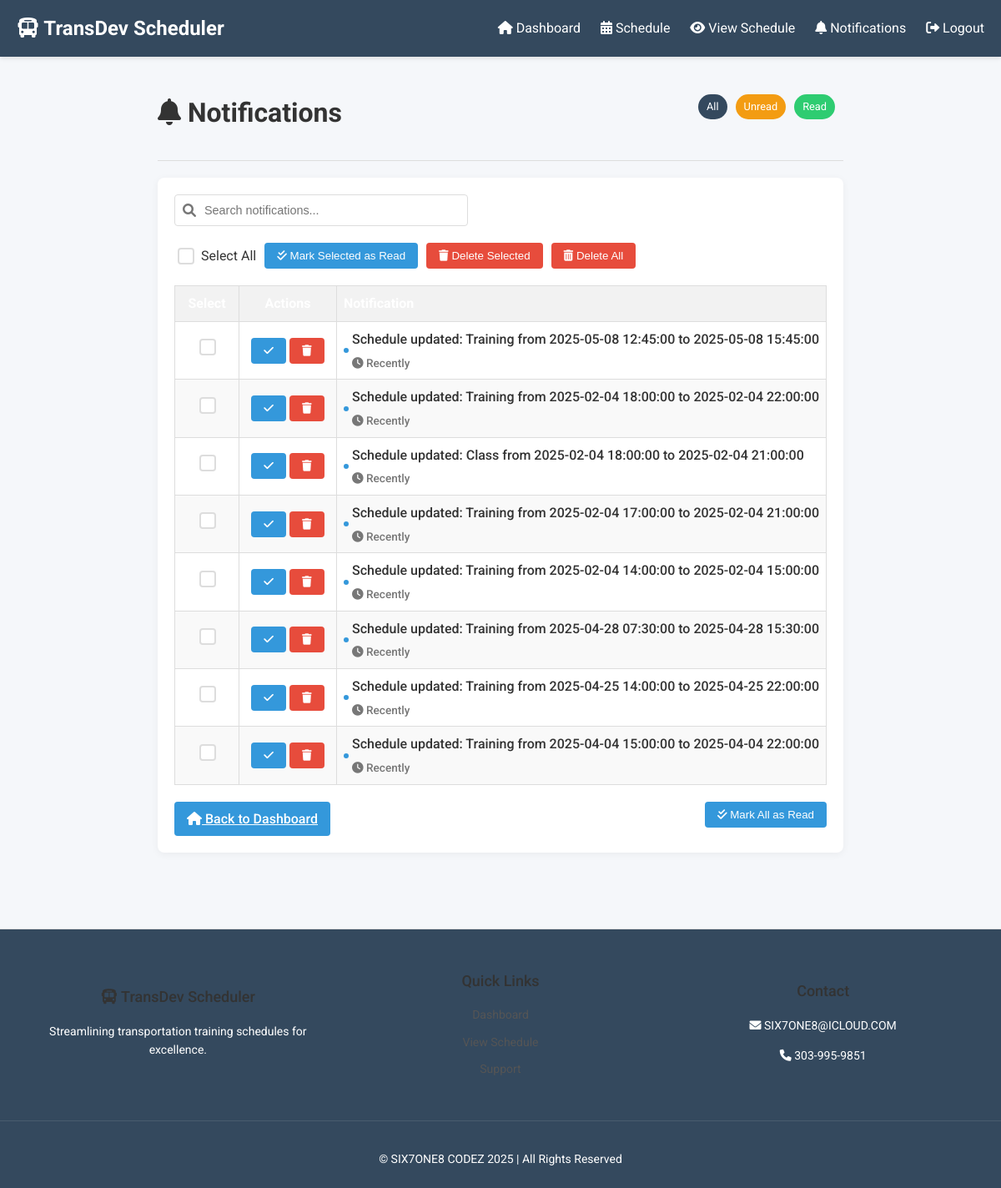
Screenshot of /notifications (signed in) with the database file from the repository.
### database.py (models this page shows)
class Notification(db.Model):
    id = db.Column(db.Integer, primary_key=True)
    message = db.Column(db.String(255), nullable=False)
    timestamp = db.Column(db.DateTime, default=db.func.current_timestamp())
    user_id = db.Column(db.Integer, db.ForeignKey('user.id'))
    is_read = db.Column(db.Boolean, default=False)  # Track if the notification has been read
    user = db.relationship('User', backref='notifications')

### app.py (the view)
@app.route('/notifications')
@login_required
def notifications():
    user_notifications = Notification.query.filter_by(user_id=current_user.id).order_by(Notification.timestamp.desc()).all()
    return render_template('notifications.html', notifications=user_notifications)

### app.py (called while the page is built)
@login_manager.user_loader
def load_user(user_id):
    return User.query.get(user_id)

### templates/notifications.html (shortened to what this page needs)
<!DOCTYPE html>
<html lang="en">
<head>
    <link rel="stylesheet" href="/static/styles.css">
    <link rel="stylesheet" href="https://cdnjs.cloudflare.com/ajax/libs/font-awesome/6.0.0-beta3/css/all.min.css">
</head>
<body>
    <nav class="top-nav">
        <div class="logo">
            <i class="fas fa-bus"></i> TransDev Scheduler
        </div>
        <div class="nav-links">
            <a href="/dashboard"><i class="fas fa-home"></i> Dashboard</a>
            <a href="/schedule"><i class="fas fa-calendar-alt"></i> Schedule</a>
            <a href="/view_schedule"><i class="fas fa-eye"></i> View Schedule</a>
            <a href="/notifications" class="active"><i class="fas fa-bell"></i> Notifications</a>
            <a href="/logout"><i class="fas fa-sign-out-alt"></i> Logout</a>
        </div>
    </nav>
    <div class="container">
        <header class="page-header">
            <h1><i class="fas fa-bell"></i> Notifications</h1>
            <div class="header-actions">
                <div class="notification-status">
                    <span class="status-badge all" id="filter-all">All</span>
                    <span class="status-badge unread" id="filter-unread">Unread</span>
                    <span class="status-badge read" id="filter-read">Read</span>
                </div>
            </div>
        </header>
        <div class="card">
            <div class="search-box">
                <i class="fas fa-search"></i>
                <input type="text" id="searchNotifications" placeholder="Search notifications...">
            </div>
            <div class="select-all-container">
                <input type="checkbox" id="select-all" class="notification-checkbox">
                <label for="select-all">Select All</label>
                <button id="mark-selected-read" class="btn btn-primary" style="margin-left: 10px;">
                    <i class="fas fa-check-double"></i> Mark Selected as Read
                </button>
                <button id="delete-selected" class="btn btn-danger" style="margin-left: 10px;">
                    <i class="fas fa-trash"></i> Delete Selected
                </button>
                <button id="delete-all" class="btn btn-danger" style="margin-left: 10px;">
                    <i class="fas fa-trash-alt"></i> Delete All
                </button>
            </div>
            <div class="table-responsive">
                <table id="notificationsTable">
                    <thead>
                        <tr>
                            <th class="checkbox-cell">Select</th>
                            <th class="action-cell">Actions</th>
                            <th>Notification</th>
                        </tr>
                    </thead>
                    <tbody>
                        {% for notification in notifications %}
                        <tr id="notification-{{ notification.id }}" data-read="{{ notification.is_read|lower }}">
                            <td class="checkbox-cell">
                                <input type="checkbox" class="notification-checkbox notification-select"
                                      data-notification-id="{{ notification.id }}" value="{{ notification.id }}">
                            </td>
                            <td class="action-cell">
                                {% if not notification.is_read %}
                                <button class="btn btn-primary mark-read-btn" data-notification-id="{{ notification.id }}" title="Mark as read">
                                    <i class="fas fa-check"></i>
                                </button>
                                {% endif %}
                                <button class="btn btn-danger delete-btn" data-notification-id="{{ notification.id }}" title="Delete">
                                    <i class="fas fa-trash"></i>
                                </button>
                            </td>
                            <td>
                                <div class="notification-message {% if not notification.is_read %}unread{% endif %}">
                                    {{ notification.message }}
                                    <div class="notification-time">
                                        {% if notification.created_at %}
                                            <i class="fas fa-clock"></i> {{ notification.created_at.strftime('%m/%d/%Y %I:%M %p') }}
                                        {% else %}
                                            <i class="fas fa-clock"></i> Recently
                                        {% endif %}
                                    </div>
                                </div>
                            </td>
                        </tr>
                        {% endfor %}
                    </tbody>
                </table>
            </div>
            <div class="notification-actions">
                <div class="btn-group">
                    <a href="/dashboard" class="btn btn-primary">
                        <i class="fas fa-home"></i> Back to Dashboard
                    </a>
                </div>
                {% if notifications %}
                <div class="btn-group">
                    <button id="mark-all-read" class="btn btn-primary">
                        <i class="fas fa-check-double"></i> Mark All as Read
                    </button>
                </div>
                {% endif %}
            </div>
        </div>
    </div>
    <footer class="footer">
        <div class="footer-content">
            <div class="footer-section">
                <h3><i class="fas fa-bus"></i> TransDev Scheduler</h3>
                <p>Streamlining transportation training schedules for excellence.</p>
            </div>
            <div class="footer-section">
                <h3>Quick Links</h3>
                <ul>
                    <li><a href="/dashboard">Dashboard</a></li>
                    <li><a href="/view_schedule">View Schedule</a></li>
                    <li><a href="mailto:SIX7ONE8@ICLOUD.COM">Support</a></li>
                </ul>
            </div>
            <div class="footer-section">
                <h3>Contact</h3>
                <p><i class="fas fa-envelope"></i> SIX7ONE8@ICLOUD.COM</p>
                <p><i class="fas fa-phone"></i> 303-995-9851</p>
            </div>
        </div>
        <div class="footer-bottom">
            <p>&copy; SIX7ONE8 CODEZ 2025 | All Rights Reserved</p>
        </div>
    </footer>
</body>
</html>

### static/styles.css (style rules this page uses)
html, body { height: 100%; margin: 0; padding: 0; }
body { background-color: white; font-family: Arial, sans-serif; display: flex; flex-direction: column; min-height: 100vh; }
.container { flex: 1; padding-bottom: 60px; }
footer { position: relative; clear: both; width: 100%; margin-top: auto; padding: 20px 0; background-color: #f8f9fa; border-top: 1px solid #ddd; font-size: 14px; color: #555; }
.footer-content { display: flex; justify-content: space-around; flex-wrap: wrap; max-width: 1200px; margin: 0 auto; padding: 0 15px; }
.footer-section { flex: 1; padding: 0 15px; margin-bottom: 20px; min-width: 200px; }
.footer-section h3 { font-size: 18px; margin-bottom: 10px; color: #333; }
.footer-section ul { list-style: none; padding: 0; margin: 0; }
.footer-section ul li { margin-bottom: 8px; }
.footer-section ul li a { color: #555; text-decoration: none; }
table { width: 100%; border-collapse: collapse; margin: 20px 0; }
table th, table td { border: 1px solid #ddd; padding: 8px; text-align: left; }
table th { background-color: #f2f2f2; font-weight: bold; }

### rows the page displays
Notification: message "Schedule updated: Training from 2025-05-08 12:45:00 to 2025-05-08 15:45:00"
Notification: message "Schedule updated: Training from 2025-02-04 18:00:00 to 2025-02-04 22:00:00"
Notification: message "Schedule updated: Class from 2025-02-04 18:00:00 to 2025-02-04 21:00:00"
Notification: message "Schedule updated: Training from 2025-02-04 17:00:00 to 2025-02-04 21:00:00"
Notification: message "Schedule updated: Training from 2025-02-04 14:00:00 to 2025-02-04 15:00:00"
Notification: message "Schedule updated: Training from 2025-04-28 07:30:00 to 2025-04-28 15:30:00"
Notification: message "Schedule updated: Training from 2025-04-25 14:00:00 to 2025-04-25 22:00:00"
Notification: message "Schedule updated: Training from 2025-04-04 15:00:00 to 2025-04-04 22:00:00"
